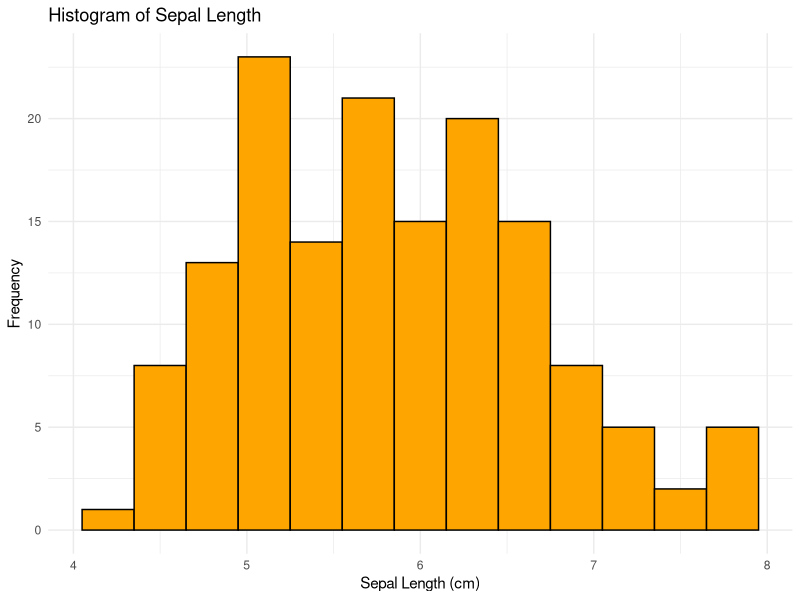

Reproduce this figure in R.
# Set CRAN mirror
options(repos = c(CRAN = "https://cloud.r-project.org"))

# Install ggplot2 (if not already installed)
install.packages("ggplot2")

# Load the ggplot2 package
library(ggplot2)

# Histogram of Sepal Length
ggplot(data = iris, aes(x = Sepal.Length)) +
  geom_histogram(binwidth = 0.3, fill = "orange", color = "black") +  # Adds histogram bars
  labs(
    title = "Histogram of Sepal Length",
    x = "Sepal Length (cm)",
    y = "Frequency"
  ) +
  theme_minimal()  # Applies a minimal theme
